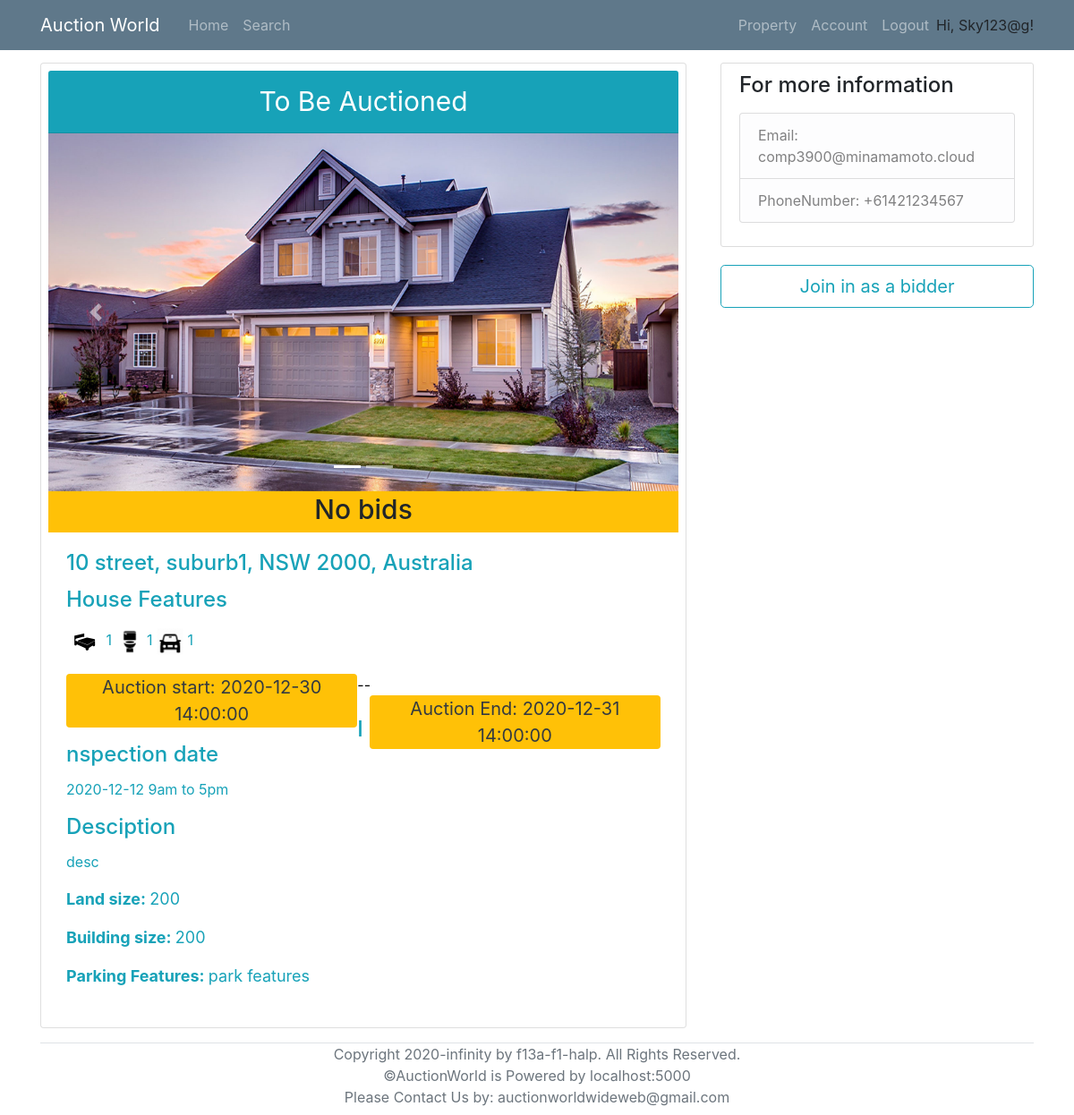
The app's page /viewProperty/1 (signed in) with its own data.
### models.py (models this page shows, shortened)
class User(UserMixin, db.Model):
    __tablename__ = 'User'
    id = db.Column(db.Integer, primary_key = True)
    login_name = db.Column(db.String(collation='NOCASE') ,unique=True, nullable=False)
    email = db.Column(db.String, unique=True, nullable=False)
    password_hash = db.Column(db.String, nullable=False)
    address = db.Column(db.String(1000), nullable=False)
    date_of_birth = db.Column(db.DateTime, nullable=False)
    phone_number = db.Column(db.String,unique=True, nullable=False)
    id_confirmation = db.Column(db.String(100), nullable=True)
    auctionId = db.relationship('AuctionDetails', backref='seller', lazy='dynamic')
    properties = db.relationship('Property', backref='sellerID', lazy='dynamic')
    cards = db.relationship('BankDetails', backref='user', lazy='dynamic')
    registeredProperties = db.relationship('Property',secondary=lambda: RegisteredAssociation.__table__, backref="RegisteredBidders")

class Photos(db.Model):
    __tablename__ = 'Photos'
    id = db.Column(db.Integer, primary_key = True)
    photo = db.Column(db.String)
    property_id = db.Column(db.Integer, db.ForeignKey('Property.id'))

class Property(db.Model):
    __tablename__ = 'Property'
    id = db.Column(db.Integer, primary_key = True)
    property_type = db.Column(db.String)
    add_unit = db.Column(db.String(100))
    add_num = db.Column(db.String(100))
    add_name = db.Column(db.String(100))
    add_suburb = db.Column(db.String(100))
    add_state = db.Column(db.String(3))
    add_pc = db.Column(db.String(4))
    num_bedrooms = db.Column(db.Integer)
    num_parking = db.Column(db.Integer)
    num_bathrooms = db.Column(db.Integer)
    parking_features = db.Column(db.String)
    building_size = db.Column(db.Integer)
    land_size = db.Column(db.Integer)
    inspection_date = db.Column(db.DateTime)
    description = db.Column(db.String(2000))
    year_built = db.Column(db.Integer)
    status = db.Column(db.String)
    seller = db.Column(db.Integer, db.ForeignKey('User.id'))
    auctionId = db.relationship('AuctionDetails', backref='Property', uselist=False)
    photo_collection = db.relationship('Photos', backref='Property', lazy='dynamic')
    registeredBidders = db.relationship('User',secondary=lambda: RegisteredAssociation.__table__, backref="RegisteredProperties")

class AuctionDetails(db.Model):
    __tablename__ = 'AuctionDetails'
    id = db.Column(db.Integer, primary_key=True)
    AuctionStart = db.Column(db.DateTime, nullable=False)
    AuctionEnd = db.Column(db.DateTime, nullable=False)
    ReservePrice = db.Column(db.Float, nullable=False)
    MinBiddingGap = db.Column(db.Float, nullable=False)
    PropertyID = db.Column(db.String, db.ForeignKey('Property.id'), unique=True, nullable=False)
    SellerID = db.Column(db.Integer, db.ForeignKey('User.id'), nullable=False)

### routes.py (the view)
@app.route('/viewProperty/<property_id>', methods=['POST','GET'])
def viewProperty(property_id):
    property_info = Property.query.filter_by(id=property_id).first_or_404()
    seller = User.query.get(property_info.seller)
    auction = AuctionDetails.query.filter_by(PropertyID = property_id).first()
    if auction:
        highestBid = Bid.query.filter_by(AuctionID = auction.id).order_by(desc(Bid.Amount)).first()
        registered = RegisteredAssociation.query.filter_by(PropertyID = property_id, RegisteredBidderID=current_user.id).first()
        if datetime.now() >= auction.AuctionEnd:
            end=True
        else:
            end=False
        if datetime.now() < auction.AuctionStart or datetime.now()>auction.AuctionEnd:
            remainingTime = None
        else:
            remainingTime = humanfriendly.format_timespan(auction.AuctionEnd - datetime.now())
    else:
        highestBid = None
        registered = None
        remainingTime = None
        end=False
    return render_template('viewProperty.html', title='View Property', property=property_info, seller= seller, auction=auction, highestBid=highestBid, registered=registered, remainingTime=remainingTime, end=end)

### models.py (called while the page is built)
@login_manager.user_loader
def load_user(id):
    return User.query.get(id)

### templates/viewProperty.html (shortened to what this page needs)
{% extends "base.html" %}
{% block content %}
<div class="row">
    {% if current_user.id != seller.id %}
        <div class="col-md-8">
            <div class="card p-2 col-md-3.8 mr-2 mb-3">
    {% else %}
        <div class="col-md-10">
            <div class="card p-2 col-md-3.8 ml-3 mr-2 mb-3">
    {% endif %}
                    <div class="card-header text-center bg-info text-white" style="font-size: 30px;">
                        {% if property.status == "auction" %}
                            To Be Auctioned
                        {% elif property.status == "sold" %}
                            Sold
                        {% elif property.status == "Under Offer" %}
                            Under Offer
                        {% endif %}
                    </div>
                    {% if property.photo_collection.count() == 0 %}
						<img class="card-img-top" src="/static/propertyImage/Sample.jpg" alt="Card image cap" >
                    {% else %}
                    <div id="carouselExampleIndicators" class="carousel slide" data-ride="carousel">
                        <ol class="carousel-indicators">
                            <li data-target="#carouselExampleIndicators" data-slide-to="0" class="active"></li>
                            {% for i in range(1,property.photo_collection.count()) %}
                                <li data-target="#carouselExampleIndicators" data-slide-to={{i}}></li>
                            {% endfor %}
                        </ol>
                        <div class="carousel-inner">
                            {% for i in property.photo_collection %}
                                {% if i.photo == property.photo_collection.first().photo %}
                                    <div class="carousel-item active">
                                        <img class="d-block w-100" src="/static/propertyImage/{{i.photo}}" alt="Image" style="width: 100%; height: 400px;">
                                    </div>
                                {% else %}
                                    <div class="carousel-item">
                                        <img class="d-block w-100" src="/static/propertyImage/{{i.photo}}" alt="Image" style="width: 100%; height: 400px;">
                                    </div>
                                {% endif %}
                            {% endfor %}
                        </div>
                        <a class="carousel-control-prev" href="#carouselExampleIndicators" role="button" data-slide="prev">
                            <span class="carousel-control-prev-icon" aria-hidden="true"></span>
                        </a>
                        <a class="carousel-control-next" href="#carouselExampleIndicators" role="button" data-slide="next">
                            <span class="carousel-control-next-icon" aria-hidden="true"></span>
                        </a>
                    </div>
                    {% endif %}
                    <h6 class="card-subtitle pt-2 pb-2 text-center bg-warning" style="font-size: 30px;" >
                        {% if highestBid:%}
                            highestBid: {{highestBid.Amount}} $
                        {% else %}
                            No bids
                        {% endif%}
                    </h6>
                    <div class="card-body text-info">
                        <h4 class="card-title">
                            {{property.add_num}} {{property.add_name}}, {{property.add_suburb}}, {{property.add_state}} {{property.add_pc}}, Australia
                        </h4>
                        <h4 class="card-title">{{property.property_type}} Features </h4>
                        <p class="card-text">
							<span><img src="/static/icons/bedicon.png" alt="Card image cap" style="width:40px; height: 40px;"> {{property.num_bedrooms}}</span>
							<span><img src="/static/icons/restroom.png" alt="Card image cap" style="width:30px; height: 30px;"> {{property.num_bathrooms}}</span>
                            <span><img src="/static/icons/car.png" alt="Card image cap" style="width:30px; height: 30px;"> {{property.num_parking}}</span> <br>
                        </p>
                        {% if auction.AuctionStart and auction.AuctionEnd %}
                            <p class="text-dark bg-warning rounded pl-2 pr-2 mb-0 text-center" style="width: 49%; float: left; font-size: 20px;"> Auction start: {{auction.AuctionStart}} </p>
                            <p style="float: left; color: black;" class="mb-0">--</p>
                            <p class="text-dark bg-warning rounded pl-2 pr-2 mb-0 text-center" style="width: 49%; float: right; font-size: 20px;"> Auction End: {{auction.AuctionEnd}} </p> <br><br>
                        {% endif %}
                        <h4 class="card-title">Inspection date</h4>
                        {% if property.inspection_date %}
                            <p class="card-text">{{property.inspection_date.year}}-{{property.inspection_date.month}}-{{property.inspection_date.day}} 9am to 5pm</p>
                        {% else %}
                            <p class="card-text">The inspection date has not been setted up yet, please wait or you can contact us to make a schedule for you to visit.</p>
                        {% endif %}
                        <h4 class="card-title"> Desciption </h4>
                        <p class="card-text">{{property.description}}</p>
                        <p style="font-size: 18px;"> <strong>Land size: </strong>  {{property.land_size}}</p>
                        <p style="font-size: 18px;"> <strong>Building size: </strong>  {{property.building_size}}</p>
                        <p style="font-size: 18px;"> <strong>Parking Features: </strong>  {{property.parking_features}}</p>
                    </div>
                </div>
    </div>
    {% if current_user.id != seller.id %}
        <div class="col-md-4">
            <div class="content-section">
                <h4>For more information</h4>
                <p class='text-muted'>
                <ul class="list-group">
                    <li class="list-group-item list-group-item-light">Email: comp3900@minamamoto.cloud</li>
                    <li class="list-group-item list-group-item-light">PhoneNumber: +61421234567</li>
                </ul>
                </p>
            </div>
            {% if auction %}
                {% if property.status=='sold' or property.status=='Under Offer' or end %}
                <a href="{{ url_for( 'viewAuction', AuctionID_= auction.id ) }}" >
                    <button class ="btn btn-outline-info btn-lg" style="width: 100%;" type="submit" disabled>Auction Ends</button>
                </a>
                {% elif registered %}
                <a href="{{ url_for( 'viewAuction', AuctionID_= auction.id ) }}" >
                    <button class ="btn btn-outline-info btn-lg" style="width: 100%;" type="submit" >Place a Bid</button>
                </a>
                {% else %}
                <a href="{{ url_for( 'viewAuction', AuctionID_= auction.id ) }}" >
                    <button class ="btn btn-outline-info btn-lg" style="width: 100%;" type="submit" > Join in as a bidder</button>
                </a>
                {% endif %}
            {% else %}
                <p class="badge badge-pill badge-info" style="font-size: 18px;">No auction setted up yet, please wait.</p>
                <a href="{{ url_for( 'viewAuction', AuctionID_= auction.id ) }}" >
                    <button class ="btn btn-outline-info btn-lg" style="width: 100%;" type="submit" disabled> Join in as a bidder</button>
                </a>
            {% endif %}
        </div>
    {% endif %}
</div>
{% endblock %}

### templates/base.html (shortened to what this page needs)
<!DOCTYPE html>
<html lang="en">
<head>
    <link rel="stylesheet" type="text/css" href="../static/css/main.css">
    <link rel="stylesheet" href="https://maxcdn.bootstrapcdn.com/bootstrap/4.0.0/css/bootstrap.min.css">
</head>
<body>
    <header class="site-header">
        <nav class="navbar navbar-expand-md navbar-dark bg-steel fixed-top">
          <div class="container">
            <a class="navbar-brand mr-4" href="/" >Auction World</a>
            <div class="collapse navbar-collapse" id="navbarToggle">
              <div class="navbar-nav mr-auto">
                <a class="nav-item nav-link" href="{{ url_for('home') }}">Home</a>
                <a class="nav-item nav-link" href="/search">Search</a>
              </div>
              <div class="navbar-nav">
                {% if current_user.is_authenticated %}
                  <a class="nav-item nav-link" href="/property">Property</a>
                  <a class="nav-item nav-link" href={{ url_for("account", user_id=current_user.id) }}>Account</a>
                  <a class="nav-item nav-link" href="/logout">Logout</a>
                  <p style="margin-top: 8px; margin-bottom: 0px;">Hi, {{ current_user.login_name }}!</p>
                {% endif %}
              </div>
            </div>
          </div>
        </nav>
      </header>
      <main role="main" class="container" style="margin-top: 70px;">
        <div class="row">
          <div class="col-md-12">
            {% block content %}{% endblock %}
          </div>
        </div>
        <div class="border-top relative-bottom text-center text-muted mb-2" >
          Copyright 2020-infinity by f13a-f1-halp. All Rights Reserved. <br>
          ©AuctionWorld is Powered by localhost:5000 <br>
          Please Contact Us by: auctionworldwideweb@gmail.com
        </div>
      </main>
</body>
</html>

### static/css/main.css (style rules this page uses)
body { background: #fafafa; color: #333333; margin-top: 5rem; }
h1, h2, h3, h4, h5, h6 { color: #444444; }
.bg-steel { background-color: #5f788a; }
.site-header .navbar-nav .nav-link { color: #cbd5db; }
.content-section { background: #ffffff; padding: 10px 20px; border: 1px solid #dddddd; border-radius: 3px; margin-bottom: 20px; }

### records on screen
User: login_name "Sky123@g"
Photos: photo (picture)
Property: add_num "10", add_name "street", add_suburb "suburb1", add_state "NSW", add_pc "2000", property_type "House", num_bedrooms "1", num_bathrooms "1", num_parking "1", inspection_date.year "2020", inspection_date.month "12", inspection_date.day "12", description "desc", land_size "200", building_size "200", parking_features "park features"
AuctionDetails: AuctionStart "2020-12-30 14:00:00", AuctionEnd "2020-12-31 14:00:00"
